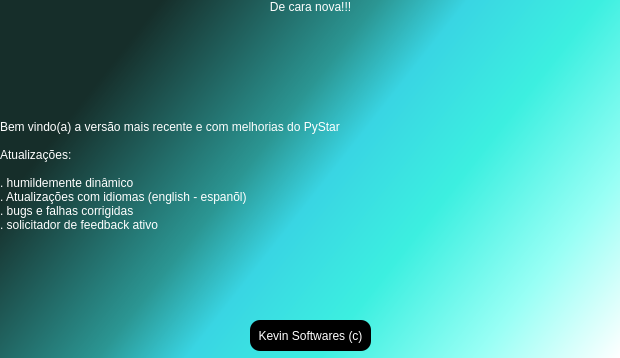
<?xml version="1.0" encoding="UTF-8"?>
<ui version="4.0">
 <class>Dialog</class>
 <widget class="QDialog" name="Dialog">
  <property name="geometry">
   <rect>
    <x>0</x>
    <y>0</y>
    <width>620</width>
    <height>358</height>
   </rect>
  </property>
  <property name="maximumSize">
   <size>
    <width>620</width>
    <height>358</height>
   </size>
  </property>
  <property name="windowTitle">
   <string>Dialog</string>
  </property>
  <property name="styleSheet">
   <string notr="true">background-color: qlineargradient(spread:pad, x1:0, y1:0.545864, x2:1, y2:1, stop:0.0113636 rgba(22, 46, 42, 255), stop:0.301136 rgba(43, 150, 147, 255), stop:0.420455 rgba(57, 213, 227, 255), stop:0.596591 rgba(60, 239, 224, 255), stop:0.806818 rgba(152, 255, 245, 255), stop:1 rgba(255, 255, 255, 255));</string>
  </property>
  <widget class="QLabel" name="label">
   <property name="geometry">
    <rect>
     <x>0</x>
     <y>60</y>
     <width>541</width>
     <height>231</height>
    </rect>
   </property>
   <property name="maximumSize">
    <size>
     <width>541</width>
     <height>231</height>
    </size>
   </property>
   <property name="styleSheet">
    <string notr="true">background-color: none;
font: 81 11pt &quot;Open Sans ExtraBold&quot;;
color: rgb(255, 255, 255);</string>
   </property>
   <property name="text">
    <string>Bem vindo(a) a versão mais recente e com melhorias do PyStar 

Atualizações:

. humildemente dinâmico
. Atualizações com idiomas (english - espanõl)
. bugs e falhas corrigidas
. solicitador de feedback ativo</string>
   </property>
   <property name="alignment">
    <set>Qt::AlignLeading|Qt::AlignLeft|Qt::AlignVCenter</set>
   </property>
  </widget>
  <widget class="QLabel" name="label_2">
   <property name="geometry">
    <rect>
     <x>150</x>
     <y>0</y>
     <width>321</width>
     <height>91</height>
    </rect>
   </property>
   <property name="styleSheet">
    <string notr="true">background-color: none;
font: 81 26pt &quot;Open Sans ExtraBold&quot;;
color: rgb(255, 255, 255);</string>
   </property>
   <property name="text">
    <string>De cara nova!!!</string>
   </property>
   <property name="alignment">
    <set>Qt::AlignHCenter|Qt::AlignTop</set>
   </property>
  </widget>
  <widget class="QPushButton" name="back">
   <property name="geometry">
    <rect>
     <x>250</x>
     <y>320</y>
     <width>121</width>
     <height>31</height>
    </rect>
   </property>
   <property name="cursor">
    <cursorShape>ArrowCursor</cursorShape>
   </property>
   <property name="styleSheet">
    <string notr="true">background-color: rgb(0, 0, 0);
color: rgb(255, 255, 255);
border-radius: 10px;</string>
   </property>
   <property name="text">
    <string>Kevin Softwares (c)</string>
   </property>
  </widget>
 </widget>
 <resources/>
 <connections/>
</ui>
